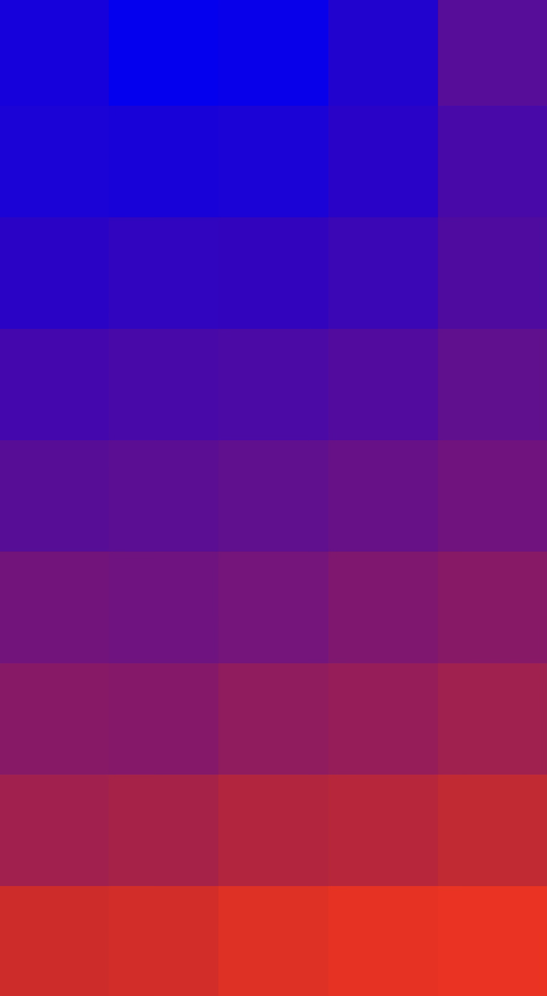
#> input picture study1/heatmap_plot/rgb.png, 547 x 996 px, shrunk from 1818 x 3311 before the run
$ python tmp.py
#> lines starting #> are read from the running program, lines starting #| are printed output that depends on the picture
from PIL import Image, ImageFilter

# Image names to process
image_names = ["rgb.png", "rgbt.png", "rgbsoe.png"]

# Process each image
for image_name in image_names:
    input_path = image_name
    output_path = image_name.replace(".png", "_gaussian_blur.png")

    # Load image
    img = Image.open(input_path)
#> img is the input picture: PIL image 547x996 RGB; mean R, G, B 107.2, 19.3, 134.2

    # Apply Gaussian blur
    # radius controls blur strength (try 2–10)
    blurred = img.filter(ImageFilter.GaussianBlur(radius=150))
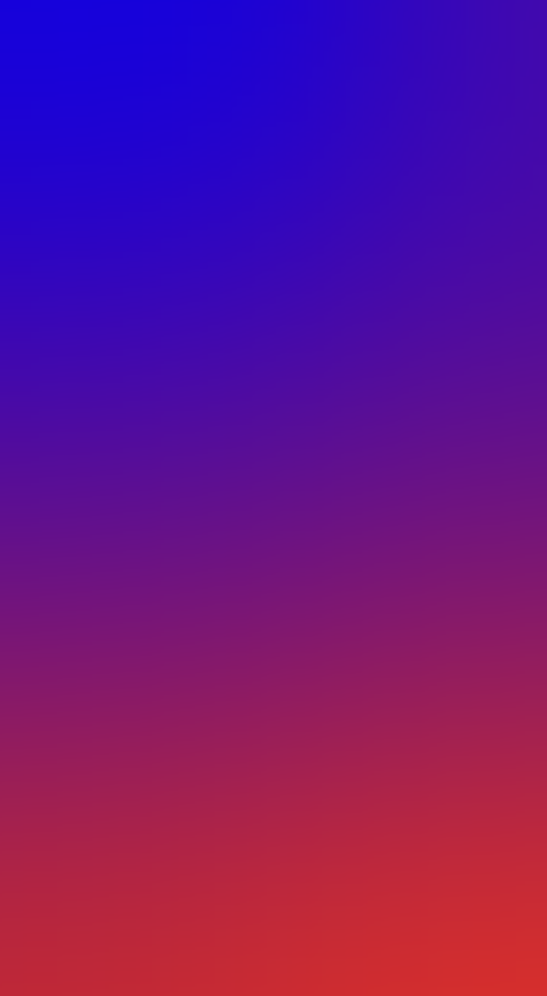
#> blurred: PIL image 547x996 RGB; mean R, G, B 108.1, 19.6, 133.5

    # Save result
    blurred.save(output_path)

    print(f"Saved blurred image to {output_path}")
#> pass 2 of the loop `for image_name in image_names:`:
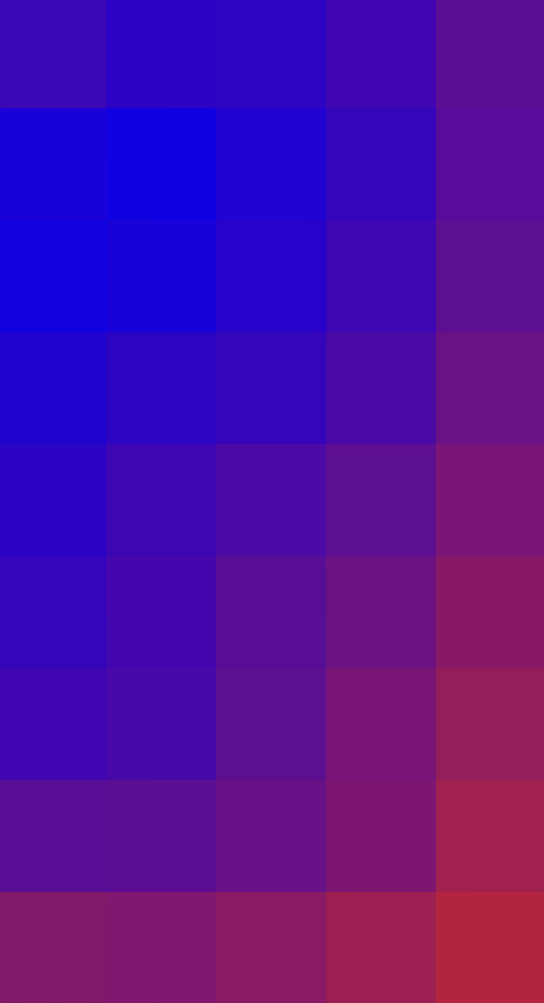
#> input picture study1/heatmap_plot/rgbt.png, 544 x 1003 px, shrunk from 1807 x 3333 before the run
#> img is the input picture: PIL image 544x1003 RGB; mean R, G, B 82, 12.7, 156.9
#> `blurred = img.filter(ImageFilter.GaussianBlur(radius=150))`:
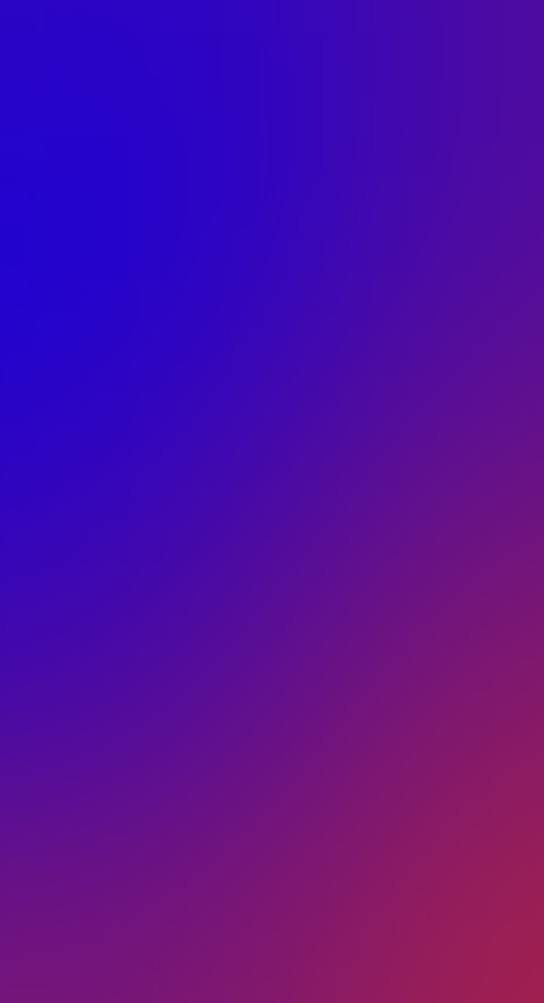
#> blurred: PIL image 544x1003 RGB; mean R, G, B 83.3, 13, 155.5
#> pass 3 of the loop `for image_name in image_names:`:
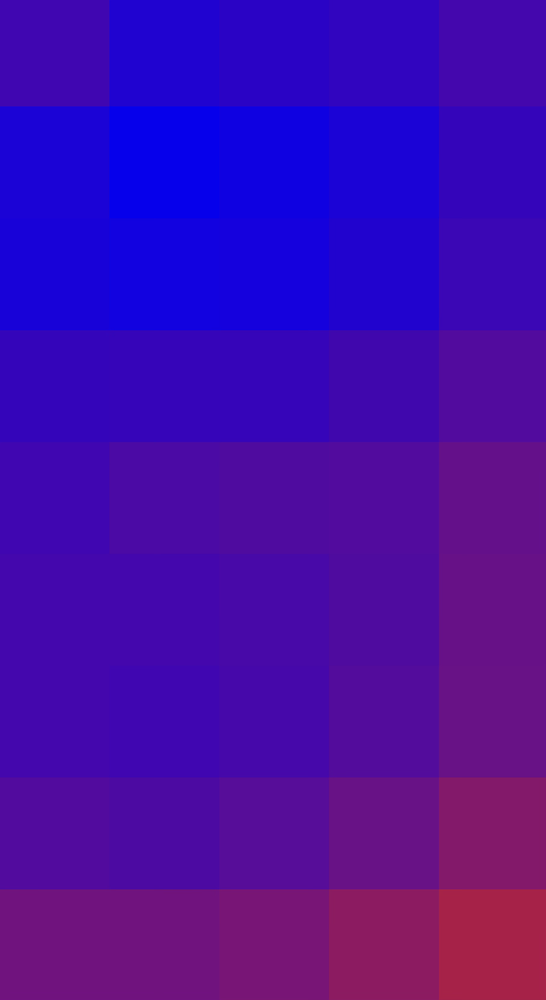
#> input picture study1/heatmap_plot/rgbsoe.png, 546 x 1000 px, shrunk from 1815 x 3323 before the run
#> img is the input picture: PIL image 546x1000 RGB; mean R, G, B 69.9, 9.7, 169.5
#> `blurred = img.filter(ImageFilter.GaussianBlur(radius=150))`:
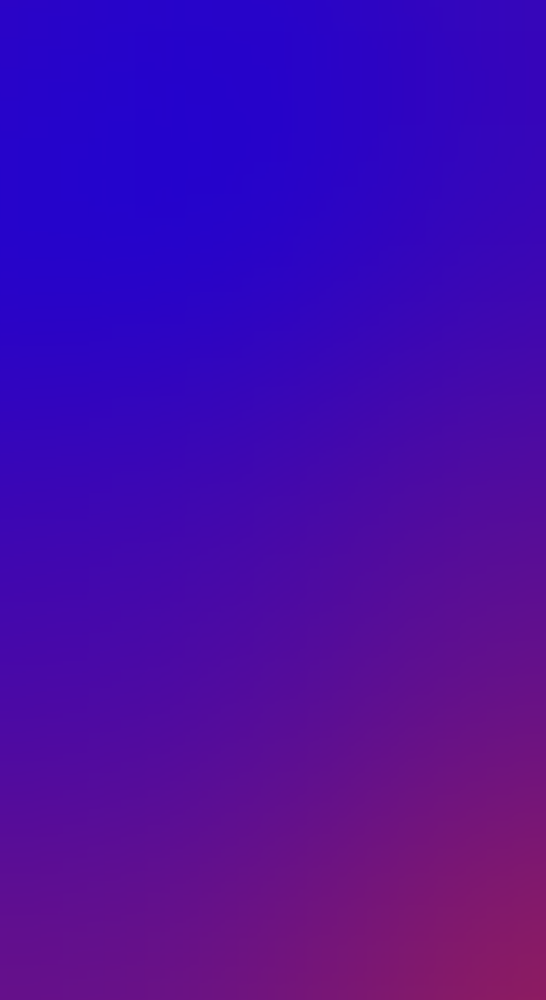
#> blurred: PIL image 546x1000 RGB; mean R, G, B 71.4, 10, 168
